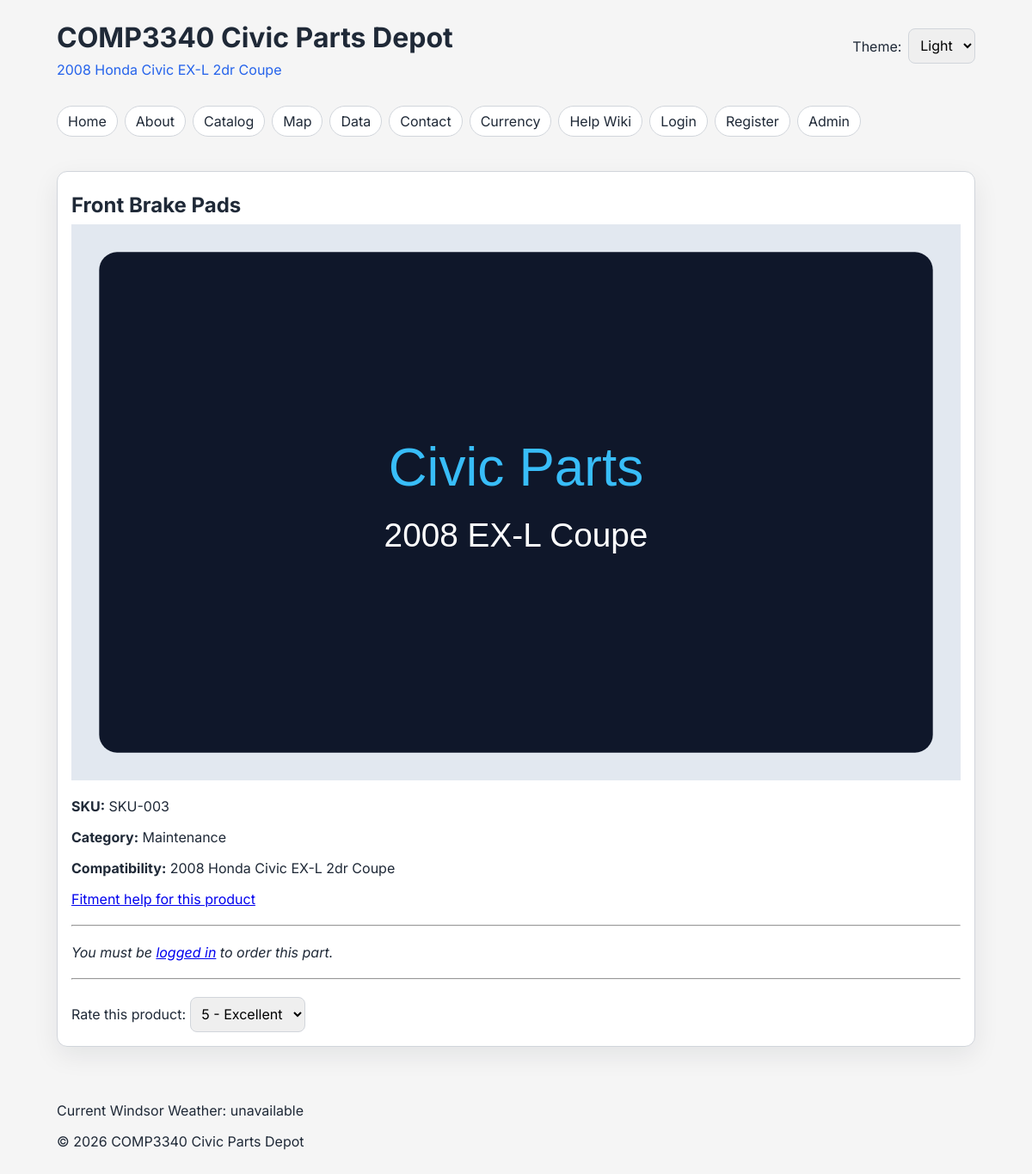
The app's page /product.php?id=3 with its own data.
### tables this page shows
CREATE TABLE IF NOT EXISTS products (
  id INT UNSIGNED AUTO_INCREMENT PRIMARY KEY,
  sku VARCHAR(20) NOT NULL UNIQUE,
  category VARCHAR(80) NOT NULL,
  name VARCHAR(160) NOT NULL,
  compatibility VARCHAR(255) NOT NULL,
  image_path VARCHAR(255) NOT NULL,
  created_at TIMESTAMP NOT NULL DEFAULT CURRENT_TIMESTAMP
);

### includes/db.php (called while the page is built, shortened)
<?php
require_once __DIR__ . '/../config.php';
function db(): PDO
{
    global $DB_HOST, $DB_PORT, $DB_NAME, $DB_USER, $DB_PASS, $DB_CHARSET;
    $dsn = "mysql:host={$DB_HOST};port={$DB_PORT};dbname={$DB_NAME};charset={$DB_CHARSET}";
    $pdo = new PDO($dsn, $DB_USER, $DB_PASS, [
        PDO::ATTR_ERRMODE => PDO::ERRMODE_EXCEPTION,
        PDO::ATTR_DEFAULT_FETCH_MODE => PDO::FETCH_ASSOC,
        PDO::ATTR_EMULATE_PREPARES => false,
    ]);
    return $pdo;
}

### includes/auth.php (called while the page is built, shortened)
<?php
function current_user(): ?array
{
    return $_SESSION['user'] ?? null;
}

### product.php (the view, shortened to what this page needs)
<?php
require_once __DIR__ . '/config.php';
require_once __DIR__ . '/includes/db.php';
require_once __DIR__ . '/includes/auth.php';
$id = isset($_GET['id']) ? (int)$_GET['id'] : 1;
$user = current_user();
require_once __DIR__ . '/includes/header.php';
$stmt = db()->prepare("SELECT id, sku, category, name, compatibility, image_path FROM products WHERE id = :id LIMIT 1");
$stmt->execute([':id' => $id]);
$product = $stmt->fetch();
?>
<main>
  <section class="panel">
    <?php if (!$product): ?>
      <h2>Product not found</h2>
    <?php else: ?>
      <h2><?= htmlspecialchars((string)($product['name'] ?? '')) ?></h2>
      <img src="<?= htmlspecialchars((string)($product['image_path'] ?? '')) ?>" alt="<?= htmlspecialchars((string)($product['name'] ?? '')) ?>" />
      <p><strong>SKU:</strong> <?= htmlspecialchars((string)($product['sku'] ?? '')) ?></p>
      <p><strong>Category:</strong> <?= htmlspecialchars((string)($product['category'] ?? '')) ?></p>
      <p><strong>Compatibility:</strong> <?= htmlspecialchars((string)($product['compatibility'] ?? '')) ?></p>
      <p><a href="help-fitment.html">Fitment help for this product</a></p>
      <hr style="margin: 20px 0;" />
      <?php if ($user): ?>
          <form method="post" action="">
              <button type="submit" name="place_order" style="padding: 10px 20px; font-size: 1.1em; cursor: pointer;">
                  Order this Part
              </button>
          </form>
      <?php else: ?>
          <p><em>You must be <a href="login.php">logged in</a> to order this part.</em></p>
      <?php endif; ?>
      <hr style="margin: 20px 0;" />
      <label for="rating">Rate this product:</label>
      <select id="rating" aria-label="Rate this product">
        <option>5 - Excellent</option>
      </select>
    <?php endif; ?>
  </section>
</main>
<?php require_once __DIR__ . '/includes/footer.php'; ?>

### style.css (style rules this page uses)
:root { --bg: #f5f5f5; --card: #ffffff; --text: #1f2937; --accent: #2563eb; --border: #d1d5db; --shadow: 0 10px 30px rgba(15, 23, 42, 0.08); }
body.light-theme { --bg: #f5f5f5; --card: #ffffff; --text: #1f2937; --accent: #2563eb; --border: #d1d5db; }
* { box-sizing: border-box; }
body { margin: 0; font-family: "Inter", Arial, sans-serif; background: var(--bg); color: var(--text); transition: background-color 0.25s ease, color 0.25s ease; }
header, nav, main, footer { max-width: 1100px; margin: 0 auto; padding: 1rem; }
h1, h2, h3 { margin: 0.5rem 0; }
.panel { border: 1px solid var(--border); background: var(--card); border-radius: 12px; padding: 1rem; margin-bottom: 1rem; box-shadow: var(--shadow); }
input, textarea, select, button { padding: 0.55rem; border: 1px solid var(--border); border-radius: 8px; font: inherit; }

### records on screen
products: name "Front Brake Pads", image_path (picture), sku "SKU-003", category "Maintenance", compatibility "2008 Honda Civic EX-L 2dr Coupe"

### other values on screen
$APP_NAME "COMP3340 Civic Parts Depot"
